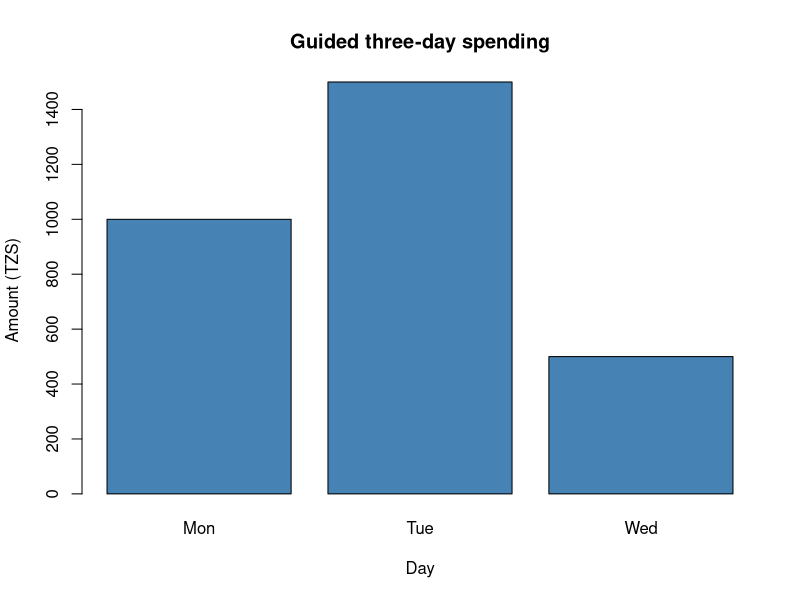

Source code (R):
# SSE+ 0003 | Unit 8 guided example (not the independent assignment)
# Run in R: source("u8_r_guided.R") from this directory
# The standalone plot opens in R and is saved as u8_guided_plot.png.
day <- c("Mon", "Tue", "Wed")
amount <- c(1000, 1500, 500)
week <- data.frame(day=day, amount=amount)
stopifnot(nrow(week) == 3, all(is.finite(week$amount)), all(week$amount >= 0))
total <- sum(week$amount)
average <- mean(week$amount)
cat("Three-day total: TZS", total, "\n")
cat("Average: TZS", average, "\n")
stopifnot(total == 3000, average == 1000)
png("u8_guided_plot.png", width=900, height=600)
barplot(week$amount, names.arg=week$day, main="Guided three-day spending",
        xlab="Day", ylab="Amount (TZS)", col="steelblue")
dev.off()
cat("Saved: u8_guided_plot.png\n")
